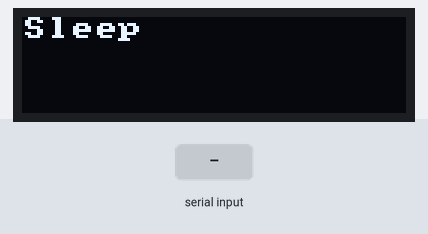
A sketch run on a simulated ESP32. Parts: 128×32 one-colour display. The test bench sets the inputs (shaded band).

Above: at 1.2 s.
1.3 s: "ECE16\n" received over Serial
At 2.5 s:
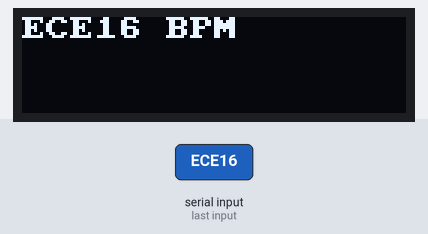
2.8 s: "sleep\n" received over Serial
At 3.4 s:
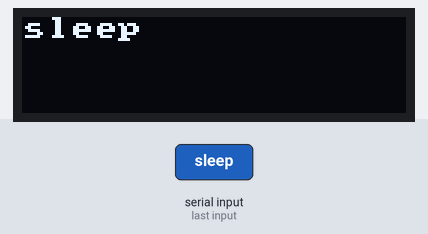
4.3 s: "wearable\n" received over Serial
At 4.7 s:
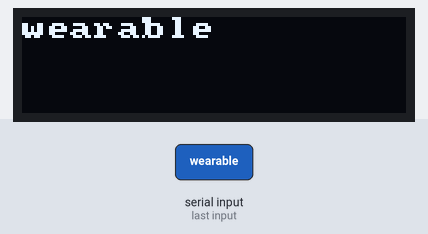
5.8 s: "1\n" received over Serial
At 7.0 s:
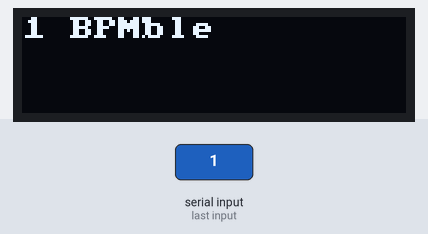
7.3 s: "ECE16\n" received over Serial
At 7.31 s:
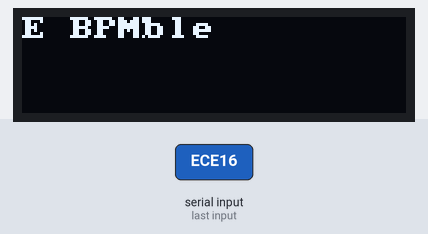
Timing chart, 0 to 9.8 s (numbered marks = the images above; inputs shaded):
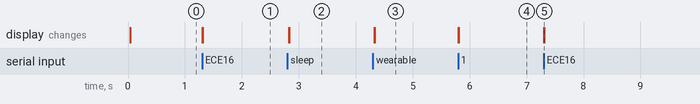

The sketch:

Challenge3WebcamHRMonitor.ino
```cpp
void setup() {
  //setupPhotoSensor();
  setupCommunication();
  setupDisplay();
  writeDisplay("Sleep", 0, true);
}

void loop() {
  //writeDisplay("ass cheecks", 0, false);
  String command = receiveMessage();
  if(command == "sleep") {
    writeDisplay(command.c_str(), 0, true);
  }
  else if(command == "wearable") {
    writeDisplay(command.c_str(), 0, true);
  }
  else {
    if(command != "") {
      String msg = command + " BPM";
      writeDisplay(msg.c_str(), 0, false);
    }
  }
}
```

Comm.ino
```cpp
/*
* Precompiler directive elegance: 0 == Serial, 1 == Bluetooth
*/
#define USE_BT 0
/*
* This block allows us to use "Ser" throughout our codebase.
* This makes the code to be protocol-agnostic.
* Whether using Bluetooth or USB Serial, we will reference it as Ser.
*/

#if USE_BT
  #include "BluetoothSerial.h"
  BluetoothSerial BTSerial; // instantiate a BT object
  #define Ser BTSerial // substitute Ser for SerialBT
#else
  #define Ser Serial // substitute Ser for Serial
#endif
/*
* Initialize the communication protocol (either HW Serial or BT)
*/
void setupCommunication() {
  #if USE_BT
    Ser.begin("ECE16"); // any unique name for BT
  #else
    Ser.begin(115200);
  #endif
}
/*
* Receive a message one character at a time, stopping at a newline ('\n')
*/
String receiveMessage() {
  String message = "";
  if (Ser.available() > 0) {
    while (true) {
      char c = Ser.read();
      if (c != char(-1)) {
        if (c == '\n')
          break;
        message += c;
      }
    }
  }
  return message;
}
/*
* Send a message over the communication protocol
*/
void sendMessage(String message) {
  Ser.println(message);
}
```

Disp.ino
```cpp
// OLED Library includes
#include "U8x8lib.h" // include the fast graphics library
#include "Wire.h" // include the I2C library
/*
* Instantiate the display object "oled" and reset it using the
* predefined argument "U8X8_PIN_NONE"
* NOTE: if you have trouble with this constructor call, your OS
* might require that you specify the I2C pins (22 and 23) as
* arguments. If that is the case, you would change the call to this:
* U8X8_SSD1306_128X32_UNIVISION_HW_I2C oled(U8X8_PIN_NONE, 22, 23);
*/
 U8X8_SSD1306_128X32_UNIVISION_HW_I2C oled(U8X8_PIN_NONE, 22, 23);

// Clear the display no more than once per second
const int MAX_REFRESH = 1000;
unsigned long lastClear = 0;

void setupDisplay() {
  oled.begin(); // Initializes u8x8 object
  oled.setPowerSave(0); // Makes sure OLED doesn't go to sleep
  oled.setFont(u8x8_font_amstrad_cpc_extended_r); // Set the font
  oled.setCursor(0, 0); //Sets the cursor at the top left corner
}
/*
* A function to write a message on the OLED display.
* The "row" argument specifies which row to print on: [0,1,2,3].
* The "erase" argument specifies if the display should be cleared.
*/
void writeDisplay(const char * message, int row, bool erase) {
  unsigned long now = millis();
  //if erase is true and it's been longer than MAX_REFRESH (1s)
  if(erase && (millis() - lastClear >= MAX_REFRESH)) {
    oled.clearDisplay();
    lastClear = now;
  }
  oled.setCursor(0, row);
  oled.print(message);
}
/*
* A function to write a CSV message on multiple lines on the OLED.
* The "commaCount" argument says how many commas are in the String.
* NOTE: The OLED can only display 4 lines (a maximum of 3 commas).
*/
void writeDisplayCSV(String message, int commaCount) {
  int startIndex = 0;
  for(int i=0; i<=commaCount; i++) {
  // find the index of the comma and store it in startIndex
    int index = message.indexOf(',', startIndex);
    // take everything in the string up until the comma
    String subMessage = message.substring(startIndex, index);
    startIndex = index + 1; // skip over the comma
    // Write the substring onto the OLED!
    writeDisplay(subMessage.c_str(), i, false);
    }
  }
```

Measured:
- after the input at 1.3 s, the display: first changes at once (image 1 shows a later state)
- after the input at 2.8 s, the display: first changes at once (image 2 shows a later state)
- after the input at 4.3 s, the display: first changes at once (image 3 shows a later state)
- after the input at 5.8 s, the display: first changes at once (image 4 shows a later state)
- after the input at 7.3 s, the display: changes at once (image 5)
